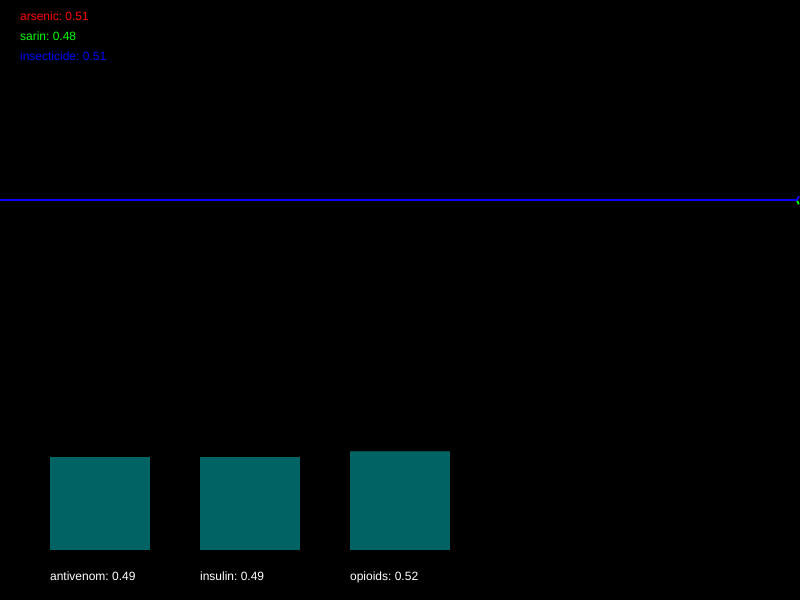
Frame 1 (no input)
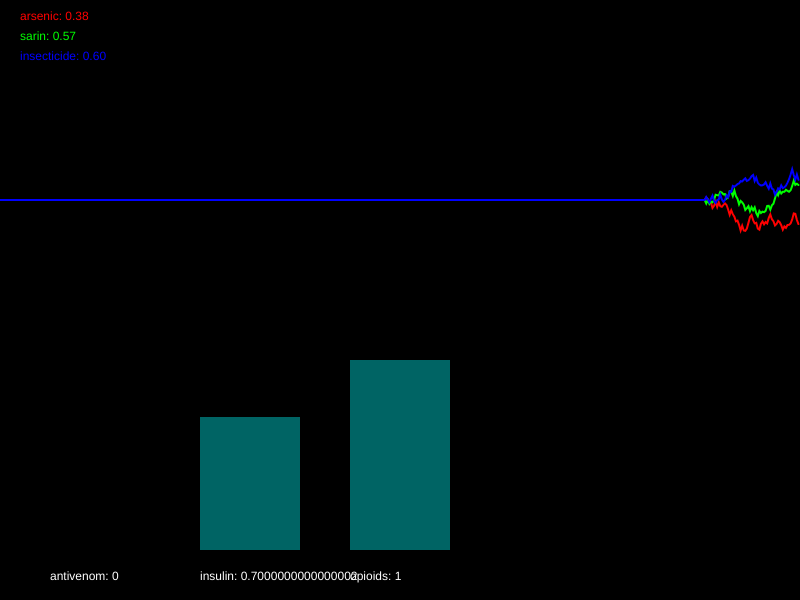
Frame 60 (no input)
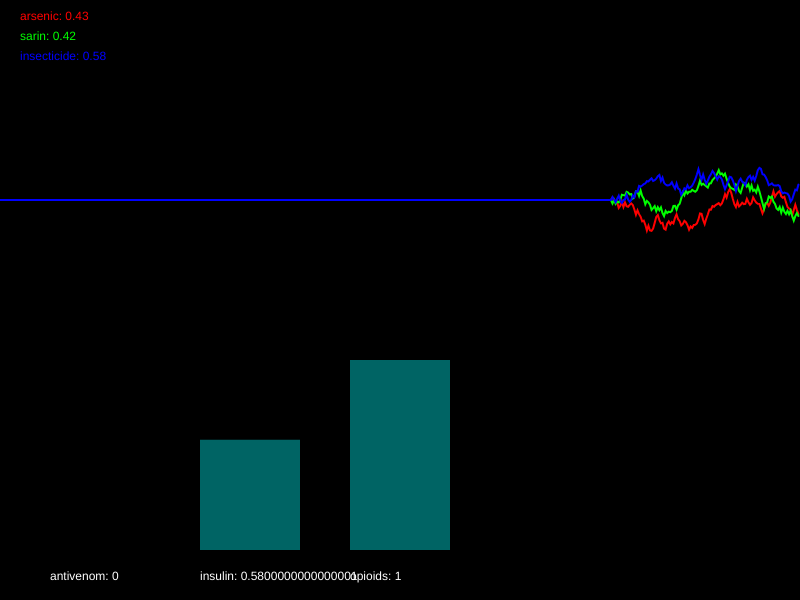
Frame 120 (the mouse pressed at the canvas centre since frame 60)

The p5.js sketch that drew these frames (run headless with seeded random() and noise() and a simulated clock; from frame 60 on, the mouse is pressed at the canvas centre):

// p5.js sketch
// ── sketch.js
/*

Officer: 6871370
CaseNum: 401-0-83045965-6871370

Case 401 - The Case of Norbert's Weiner Stand
Stage 1 - Noxious Weiner

Console city has been plunged into chaos. The notorious poisoner Norbert has struck the population down with a potent poison. Word has it that he is smuggling his venomous filth via a streetside weiner stand. Hundreds of people have been affected, and the municipal water company tells me that their sewers are at full capacity. This is no laughing matter. I need you to head down to our lab and work on an antidote.

You must develop the antidote by using conditional statements in the draw loop to
do the following:

	- If sarin goes above 0.26, reduce antivenom by 0.01
	- When insecticide dips below 0.45, increase antivenom by 0.01
	- If insecticide dips below 0.57, try decreasing insulin by 0.01
	- When arsenic dips below 0.39, increase insulin by 0.02
	- When insecticide dips below 0.61, decrement opioids by 0.02
	- When sarin goes above 0.38, try increasing opioids by 0.04


Your conditional statements should consider the following poisons:

	- arsenic
	- sarin
	- insecticide


Your conditional statements should modify the following antidotes:

	- antivenom
	- insulin
	- opioids


- There are many ways to complete this task but you should only use the following commands and operators:

	if(){}
	>
	<
	+=
	-=

*/

//Declare the poison variables
var arsenic;
var sarin;
var insecticide;


//Declare the antidote variables
var antivenom;
var insulin;
var opioids;


//This variable is used for drawing the graph
var graphs;


function setup()
{

	createCanvas(800,600);
	strokeWeight(2);

	//initialise the poisons and antidotes
	arsenic = 0.5;
	sarin = 0.5;
	insecticide = 0.5;
	antivenom = 0.5;
	insulin = 0.5;
	opioids = 0.5;


	//fills the graph with empty values
	graphs = [];

	for(var i = 0; i < 3; i++)
	{
		graphs.push([]);
		for(var j = 0; j < 512; j++)
		{
			graphs[i].push(0.5);
		}
	}

}

function draw()
{

	//Develop the antidote below
	//Write conditional statements to change the amount of each substance ...

	if (sarin > 0.26){antivenom-=0.01}
	if (insecticide < 0.45){antivenom+=0.01}
	if (insecticide < 0.57){insulin-=0.01}
	if (arsenic < 0.39){insulin+=0.02}
	if(insecticide < 0.61){opioids-=0.02}
	if(sarin > 0.38){opioids+=0.04}
	//////////////////////////////////////////////////////

	//the code below generates new values using random numbers

	/*
		For testing, you might want to temporarily comment out
		these lines and set the same variables to constant values
		instead.
	*/

	arsenic = nextValue(graphs[0],arsenic);
	sarin = nextValue(graphs[1],sarin);
	insecticide = nextValue(graphs[2],insecticide);


	antivenom = constrain(antivenom, 0, 1);
	insulin = constrain(insulin, 0, 1);
	opioids = constrain(opioids, 0, 1);


	///////// DO NOT CHANGE THE CODE BELOW ///////////

	//drawing code

	// set background
	background(0);
	noFill();

	//draw the graphs for the vitals
	var colors = [
	color(255, 0, 0),
	color(0, 255, 0),
	color(0, 0, 255),
	color(255, 0, 255),
	color(255, 255, 0),
	color(0, 255, 255)
	];

	for(var i = 0; i < graphs.length; i++)
	{
		stroke(colors[i]);
		drawGraph(graphs[i]);
	}

	//draw the poisons as text
	noStroke();
	fill(colors[0]);
	text('arsenic: ' + nf(arsenic,1,2), 20,20);
	fill(colors[1]);
	text('sarin: ' + nf(sarin,1,2), 20,40);
	fill(colors[2]);
	text('insecticide: ' + nf(insecticide,1,2), 20,60);


	//draw the antidotes bar chart
	drawBar(antivenom,50,'antivenom');
	drawBar(insulin,200,'insulin');
	drawBar(opioids,350,'opioids');


}

function nextValue(graph, val)
{
	//gets the next value for a vital and puts it in an array for drawing
	var delta = random(-0.03,0.03);

	val += delta;
	if(val > 1 || val < 0)
	{
		delta *= -1;
		val += delta * 2;
	}

	graph.push(val)
	graph.shift();
	return val;
}

function drawGraph(graph)
{
	//draws an array as a graph
	beginShape();
	for(var i = 0; i < graph.length; i++)
	{
			vertex(width * i/512, height * 0.5 - graph[i]* height/3)
	}
	endShape();
}


function drawBar(val, x, name)
{
	//draws the bars for bar chart
    noStroke();
    fill(0,100,100);
	var mh = height * 0.4 - 50;
	rect(x,(height - 50) - val*mh, 100, val*mh);
    fill(255);
	text(name + ": " + val, x, height - 20);
}
